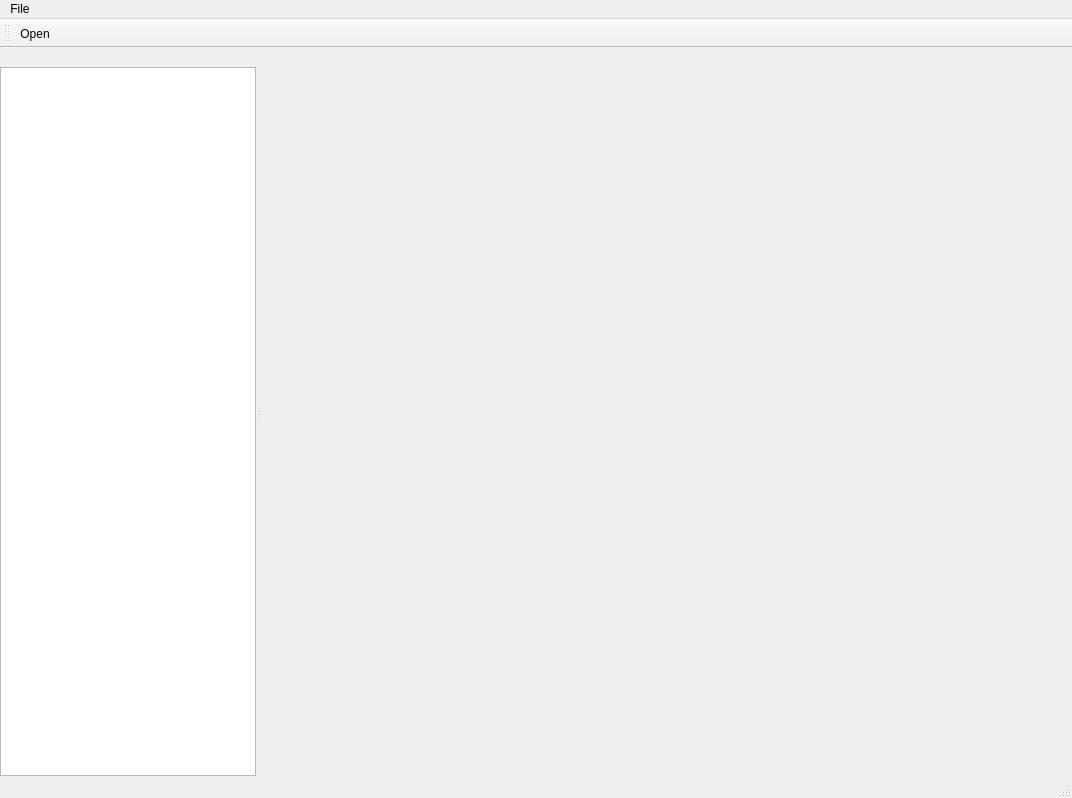
<?xml version="1.0" encoding="UTF-8"?>
<ui version="4.0">
 <class>MainWindow</class>
 <widget class="QMainWindow" name="MainWindow">
  <property name="geometry">
   <rect>
    <x>0</x>
    <y>0</y>
    <width>1072</width>
    <height>798</height>
   </rect>
  </property>
  <property name="windowTitle">
   <string notr="true">FileAppender</string>
  </property>
  <widget class="QWidget" name="centralWidget">
   <layout class="QHBoxLayout" name="centralLayout">
    <item>
     <widget class="QStackedWidget" name="stackedWidget"/>
    </item>
   </layout>
  </widget>
  <widget class="QMenuBar" name="menuBar">
   <property name="geometry">
    <rect>
     <x>0</x>
     <y>0</y>
     <width>1072</width>
     <height>27</height>
    </rect>
   </property>
   <widget class="QMenu" name="menuFile">
    <property name="title">
     <string>File</string>
    </property>
    <addaction name="actionQuit"/>
    <addaction name="actionOpen"/>
   </widget>
   <addaction name="menuFile"/>
  </widget>
  <widget class="QToolBar" name="mainToolBar">
   <attribute name="toolBarArea">
    <enum>TopToolBarArea</enum>
   </attribute>
   <attribute name="toolBarBreak">
    <bool>false</bool>
   </attribute>
   <addaction name="actionOpen"/>
  </widget>
  <widget class="QStatusBar" name="statusBar"/>
  <widget class="QDockWidget" name="fileDockWidget">
   <property name="features">
    <set>QDockWidget::NoDockWidgetFeatures</set>
   </property>
   <property name="allowedAreas">
    <set>Qt::NoDockWidgetArea</set>
   </property>
   <attribute name="dockWidgetArea">
    <number>1</number>
   </attribute>
   <widget class="QWidget" name="dockWidgetContents">
    <layout class="QGridLayout" name="gridLayout">
     <property name="leftMargin">
      <number>0</number>
     </property>
     <property name="topMargin">
      <number>0</number>
     </property>
     <property name="rightMargin">
      <number>0</number>
     </property>
     <property name="bottomMargin">
      <number>0</number>
     </property>
     <property name="spacing">
      <number>0</number>
     </property>
     <item row="0" column="0">
      <widget class="QListWidget" name="fileListWidget"/>
     </item>
    </layout>
   </widget>
  </widget>
  <action name="actionQuit">
   <property name="icon">
    <iconset>
     <normaloff>:/resources/icons/actions/application-exit.png</normaloff>:/resources/icons/actions/application-exit.png</iconset>
   </property>
   <property name="text">
    <string>&amp;Quit</string>
   </property>
  </action>
  <action name="actionOpen">
   <property name="icon">
    <iconset>
     <normaloff>:/resources/icons/actions/document-open.png</normaloff>:/resources/icons/actions/document-open.png</iconset>
   </property>
   <property name="text">
    <string>&amp;Open</string>
   </property>
   <property name="shortcut">
    <string>Ctrl+O</string>
   </property>
  </action>
  <action name="actionAbout">
   <property name="text">
    <string>About QTail</string>
   </property>
  </action>
 </widget>
 <layoutdefault spacing="6" margin="11"/>
 <resources>
  <include location="resources.qrc"/>
 </resources>
 <connections>
  <connection>
   <sender>actionQuit</sender>
   <signal>triggered()</signal>
   <receiver>MainWindow</receiver>
   <slot>close()</slot>
   <hints>
    <hint type="sourcelabel">
     <x>-1</x>
     <y>-1</y>
    </hint>
    <hint type="destinationlabel">
     <x>534</x>
     <y>398</y>
    </hint>
   </hints>
  </connection>
 </connections>
</ui>
